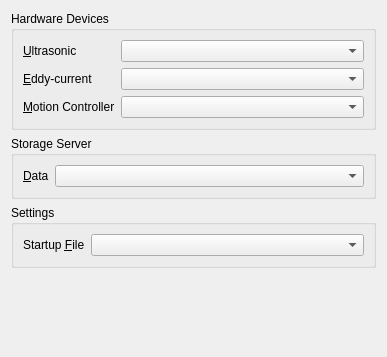
<?xml version="1.0" encoding="UTF-8"?>
<ui version="4.0">
 <class>sf::ProjectPropertyPage</class>
 <widget class="sf::PropertyPage" name="sf::ProjectPropertyPage">
  <property name="geometry">
   <rect>
    <x>0</x>
    <y>0</y>
    <width>387</width>
    <height>357</height>
   </rect>
  </property>
  <property name="windowTitle">
   <string>AcquisitionPropertyPage</string>
  </property>
  <layout class="QVBoxLayout" name="verticalLayout">
   <item>
    <widget class="QGroupBox" name="groupBox">
     <property name="title">
      <string>Hardware Devices</string>
     </property>
     <layout class="QFormLayout" name="formLayout">
      <item row="0" column="0">
       <widget class="QLabel" name="lblDeviceUt">
        <property name="toolTip">
         <string>Ultrasonic acquisition device</string>
        </property>
        <property name="text">
         <string>&amp;Ultrasonic</string>
        </property>
        <property name="buddy">
         <cstring>cbDeviceUt</cstring>
        </property>
       </widget>
      </item>
      <item row="0" column="1">
       <widget class="QComboBox" name="cbDeviceUt"/>
      </item>
      <item row="2" column="1">
       <widget class="QComboBox" name="cbDeviceMotion"/>
      </item>
      <item row="2" column="0">
       <widget class="QLabel" name="lblDeviceMotion">
        <property name="toolTip">
         <string>Motion controller device</string>
        </property>
        <property name="text">
         <string>&amp;Motion Controller</string>
        </property>
        <property name="buddy">
         <cstring>cbDeviceMotion</cstring>
        </property>
       </widget>
      </item>
      <item row="1" column="0">
       <widget class="QLabel" name="lblDeviceEt">
        <property name="toolTip">
         <string>Eddy-current acquisition device</string>
        </property>
        <property name="text">
         <string>&amp;Eddy-current</string>
        </property>
        <property name="buddy">
         <cstring>cbDeviceEt</cstring>
        </property>
       </widget>
      </item>
      <item row="1" column="1">
       <widget class="QComboBox" name="cbDeviceEt"/>
      </item>
     </layout>
    </widget>
   </item>
   <item>
    <widget class="QGroupBox" name="gbStorage">
     <property name="title">
      <string>Storage Server</string>
     </property>
     <layout class="QFormLayout" name="formLayout_2">
      <item row="0" column="0">
       <widget class="QLabel" name="lblStorage">
        <property name="toolTip">
         <string>Storage server implementation</string>
        </property>
        <property name="text">
         <string>&amp;Data</string>
        </property>
        <property name="buddy">
         <cstring>cbStorage</cstring>
        </property>
       </widget>
      </item>
      <item row="0" column="1">
       <widget class="QComboBox" name="cbStorage"/>
      </item>
     </layout>
    </widget>
   </item>
   <item>
    <widget class="QGroupBox" name="gbSettings">
     <property name="title">
      <string>Settings</string>
     </property>
     <layout class="QFormLayout" name="formLayout_3">
      <item row="0" column="0">
       <widget class="QLabel" name="lblSettingsFile">
        <property name="toolTip">
         <string>Settings filename loaded at startup</string>
        </property>
        <property name="text">
         <string>Startup &amp;File</string>
        </property>
        <property name="buddy">
         <cstring>cbStorage</cstring>
        </property>
       </widget>
      </item>
      <item row="0" column="1">
       <widget class="QComboBox" name="cbSettingsFile"/>
      </item>
     </layout>
    </widget>
   </item>
   <item>
    <spacer name="verticalSpacer">
     <property name="orientation">
      <enum>Qt::Orientation::Vertical</enum>
     </property>
     <property name="sizeHint" stdset="0">
      <size>
       <width>20</width>
       <height>40</height>
      </size>
     </property>
    </spacer>
   </item>
  </layout>
 </widget>
 <customwidgets>
  <customwidget>
   <class>sf::PropertyPage</class>
   <extends>QWidget</extends>
   <header>misc/qt/PropertyPage.h</header>
   <container>1</container>
  </customwidget>
 </customwidgets>
 <resources/>
 <connections/>
</ui>
